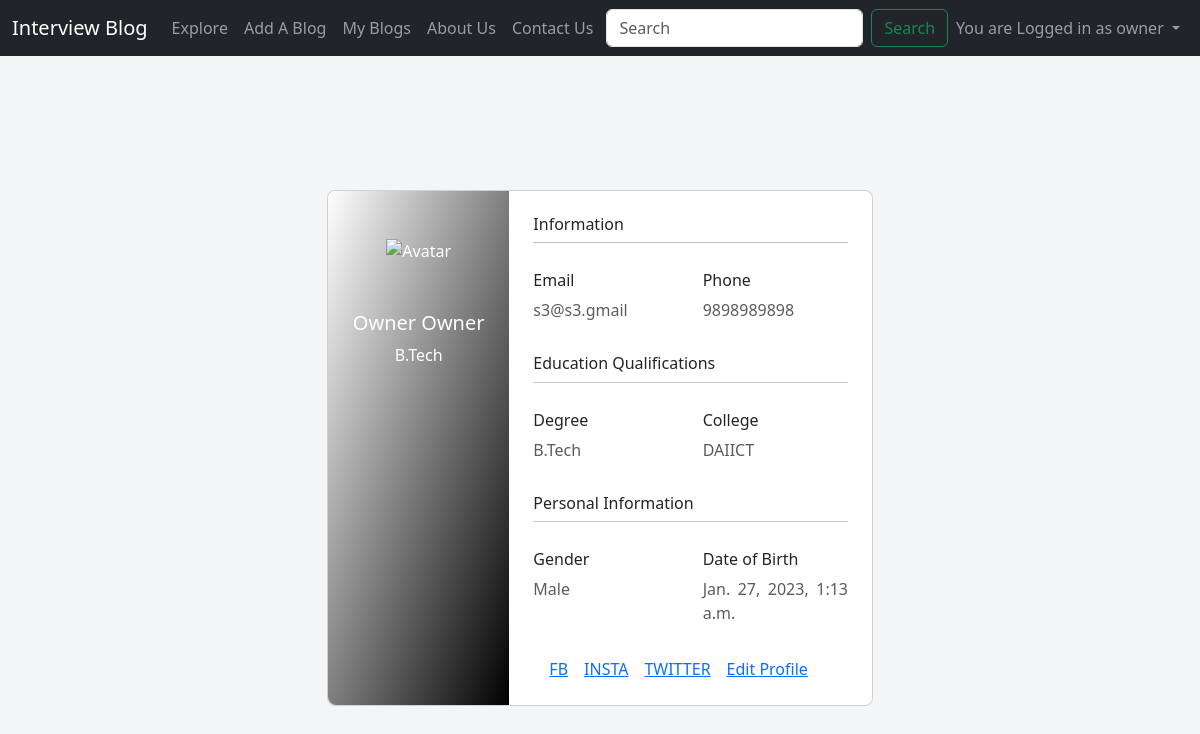
The page /profile/owner (signed in) on the database its author committed.
### blog/models.py (models this page shows)
class Profile(models.Model):
    profile_user=models.OneToOneField(User,on_delete=models.CASCADE)
    fname=models.CharField(max_length=100)
    lname=models.CharField(max_length=100)
    degree=models.CharField(max_length=100)
    college=models.CharField(max_length=200)
    gender=models.CharField(max_length=50)
    dob=models.DateTimeField()
    phone=models.CharField(max_length=10)
    email=models.EmailField()
    insta_handle=models.CharField(max_length=200,null=True)
    fb_handle=models.CharField(max_length=200,null=True)
    twitter_handle=models.CharField(max_length=200,null=True)

### blog/views.py (the view)
# urls.py: path('profile/<str:username>',views.profile,name="profile"),
@login_required(login_url='/')
def profile(request,username):
    i=User.objects.filter(username=username).first()
    j=Profile.objects.filter(profile_user=i).first()
    param={"i":i, "j":j}
    return render(request,'blog/viewprofile.html',param)

### blog/templates/blog/viewprofile.html (shortened to what this page needs)
{% extends 'blog/base.html' %}
{% block body %}
<section class="vh-100" style="background-color: #f4f5f7;">
    <div class="container py-5 h-100">
      <div class="row d-flex justify-content-center align-items-center h-100">
        <div class="col col-lg-6 mb-4 mb-lg-0">
          <div class="card mb-3" style="border-radius: .5rem;">
            <div class="row g-0">
              <div class="col-md-4 gradient-custom text-center text-white"
                style="border-top-left-radius: .5rem; border-bottom-left-radius: .5rem;">
                <img src="https://mdbcdn.b-cdn.net/img/Photos/new-templates/bootstrap-chat/ava1-bg.webp"
                  alt="Avatar" class="img-fluid my-5" style="width: 80px;" />
                <h5>{{j.fname}} {{j.lname}}</h5>
                <p>{{j.degree}}</p>
              </div>
              <div class="col-md-8">
                <div class="card-body p-4">
                  <h6>Information</h6>
                  <hr class="mt-0 mb-4">
                  <div class="row pt-1">
                    <div class="col-6 mb-3">
                      <h6>Email</h6>
                      <p class="text-muted">{{j.email}}</p>
                    </div>
                    <div class="col-6 mb-3">
                      <h6>Phone</h6>
                      <p class="text-muted">{{j.phone}}</p>
                    </div>
                  </div>
                  <h6>Education Qualifications</h6>
                  <hr class="mt-0 mb-4">
                  <div class="row pt-1">
                    <div class="col-6 mb-3">
                      <h6>Degree</h6>
                      <p class="text-muted">{{j.degree}}</p>
                    </div>
                    <div class="col-6 mb-3">
                      <h6>College</h6>
                      <p class="text-muted">{{j.college}}</p>
                    </div>
                  </div>
                  <h6>Personal Information</h6>
                  <hr class="mt-0 mb-4">
                  <div class="row pt-1">
                    <div class="col-6 mb-3">
                      <h6>Gender</h6>
                      <p class="text-muted">{{j.gender}}</p>
                    </div>
                    <div class="col-6 mb-3">
                      <h6>Date of Birth</h6>
                      <p class="text-muted">{{j.dob}}</p>
                    </div>
                  </div>
                  <div class="d-flex justify-content-start">
                    {% if j.fb_handle|stringformat:'s' != None|stringformat:'s' %}
                    <a href="{{j.fb_handle}}" _blank>FB</a>
                    {% endif %}
                    {% if j.fb_handle|stringformat:'s' != None|stringformat:'s' %}
                    <a href="{{j.insta_handle}}" _blank>INSTA</a>
                    {% endif %}
                    {% if j.fb_handle|stringformat:'s' != None|stringformat:'s' %}
                    <a href="{{j.twitter_handle}}" _blank>TWITTER</a>
                    {% endif %}
                    {% if request.user|stringformat:'s' == i.username|stringformat:'s' %}
                    <a href="editprof/{{i.username}}" _blank> Edit Profile</a>
                    {% endif %}
                  </div>
                </div>
              </div>
            </div>
          </div>
        </div>
      </div>
    </div>
  </section>
{% endblock %}

### blog/templates/blog/base.html (shortened to what this page needs)
{% load static %}
<!doctype html>
<html lang="en">
  <head>
    <link href="https://cdn.jsdelivr.net/npm/bootstrap@5.3.0-alpha1/dist/css/bootstrap.min.css" rel="stylesheet">
  </head>
  <body style="background-color:rgb(164, 164, 164);">
    <nav class="navbar navbar-dark navbar-expand-lg bg-dark">
      <div class="container-fluid">
        <a class="navbar-brand" href="/">Interview Blog</a>
        <div class="collapse navbar-collapse" id="navbarSupportedContent">
          <ul class="navbar-nav me-auto mb-2 mb-lg-0">
            <li class="nav-item" >
              <a class="nav-link" href="/home">Explore</a>
            </li>
            {% if user.is_authenticated %}
              <li class="nav-item" >
                <a class="nav-link" href="/addblog">Add A Blog</a>
              </li>
              <li class="nav-item">
                <a class="nav-link" href="/myblogs">My Blogs</a>
              </li>
            {% endif %}
            <li class="nav-item">
              <a class="nav-link" href="{% url 'abts' %}">About Us</a>
            </li>
            <li class="nav-item">
              <a class="nav-link" href="/contactus">Contact Us</a>
            </li>
          </ul>
          <form method="get" action="/search" class="d-flex" role="search">
            <input class="form-control me-2" type="search" placeholder="Search" aria-label="Search" name="query" id="query">
            <button class="btn btn-outline-success" type="submit">Search</button>
          </form>
          {% if user.is_authenticated %}
          <ul class="navbar-nav ml-auto">
              <li class="nav-item dropdown">
                <a class="nav-link dropdown-toggle" href="#" role="button" data-bs-toggle="dropdown" aria-expanded="false">
                  You are Logged in as {{request.user}}
                </a>
                  </li>
          </ul>
          {% endif %}
        </div>
      </div>
    </nav>
    {% block body %}
    {% endblock %}
  </body>
</html>

### blog/templates/blog/base.html (style rules this page uses)
.container { white-space:wrap; text-align:justify; }

### blog/templates/blog/viewprofile.html (style rules this page uses)
.gradient-custom { background: grey; background: -webkit-linear-gradient(to right bottom, white,black); background: linear-gradient(to right bottom, white,black) }

### rows shown on the page
Profile: fname "Owner", lname "Owner", degree "B.Tech", email "s3@s3.gmail", phone "9898989898", college "DAIICT", gender "Male", dob "Jan. 27, 2023, 1:13 a.m."

### other values the page prints
{{ request.user }} "owner"
